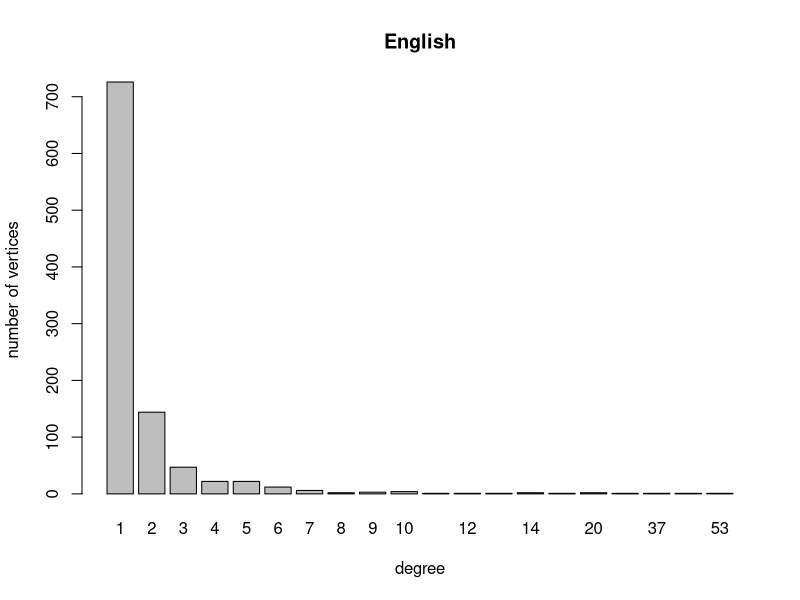
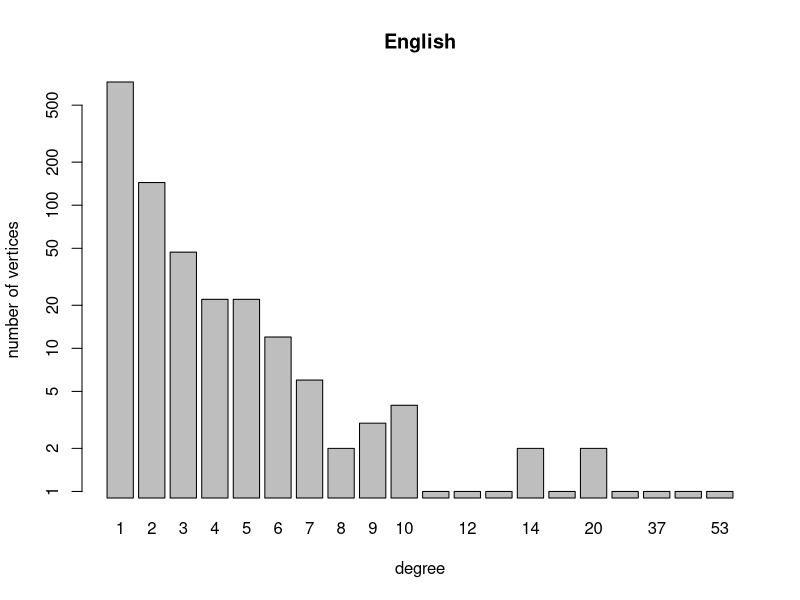

Write R code to recreate these figures, in order. (Note: this script raises an error after producing the figures.)
setwd("~/Desktop/Complex-and-Social-Networks/Lab2-Degree-Distribution")
library(igraph)

require("stats4") # for MLE
require("VGAM") # for the Riemann-zeta function

#install.packages("stats4")
#install.packages("VGAM")
library("VGAM")
library("stats4")

# Set a seed so random results will be the same when file is executed again.
set.seed(1)

degree_sequence <- read.table("./data/English_in-degree_sequence.txt",
                             header = FALSE)

degree_sequence=read.table("./samples_from_discrete_distributions/data/sample_of_zeta_with_parameter_2.5.txt",header = FALSE)


# Intro -------------------------------------------------------------------


dim(degree_sequence)[1]
nrow(degree_sequence)
sum(degree_sequence)
sum(degree_sequence)/dim(degree_sequence)[1]

degree_spectrum <- table(degree_sequence)
degree_spectrum

barplot(degree_spectrum, main = "English",
        xlab = "degree", ylab = "number of vertices")
barplot(degree_spectrum, main = "English",
        xlab = "degree", ylab = "number of vertices",log="y")



# Zeta_Distribution -------------------------------------------------------

x <- degree_sequence$V1

N <- length(x)
M <- sum(x)
Mp <- sum(log(x))
C <- sum(sapply(x,function(j) sum(log(2:j))))
H <- function(k_max,gamma) sum((1:k_max)^(-gamma))

minus_log_likelihood_zeta <- function(gamma) {
  N * log(zeta(gamma)) + gamma * Mp
}

mle_zeta <- mle(minus_log_likelihood_zeta,
                start = list(gamma = 2),
                method = "L-BFGS-B",
                lower = c(1.0000001))

get_AIC <- function(m2logL,K,N) {
  m2logL + 2*K*N/(N-K-1) # AIC with a correction for sample size
}

summary(mle_zeta)
#AIC(mle_zeta)
#confint(mle_zeta)

attributes(summary(mle_zeta))
attributes(summary(mle_zeta))$coef[1]

m2logL <- attributes(summary(mle_zeta))$m2logL

get_AIC(attributes(summary(mle_zeta))$m2logL, 1, length(x))


minus_log_likelihood_RT_zeta <- function(k_max,gamma) {
  gamma*Mp+N*log(H(k_max,gamma))
}

# Geometric distribution --------------------------------------------------

#Invert formula!
minus_log_likelihood_geom <- function(q) {
  -(sum(x)-length(x))*log(1-q)-length(x)*log(q)
}


q0 <- length(x)/sum(x)

mle_geom <- mle(minus_log_likelihood_geom,
                start = list(q = N/M),
                method = "L-BFGS-B",
                lower = c(0.001),
                upper = c(.999))

summary(mle_geom)



minus_log_likelihood_poisson <- function(lambda) {
  -M*log(lambda)+N*(lambda+log(1-exp(-lambda)))+C
}

mle_poisson <- mle(minus_log_likelihood_poisson,
                start = list(lambda = M/N),
                method = "L-BFGS-B",
                lower = c(0.00001))


# Test on sample data -----------------------------------------------------
get_AIC <- function(m2logL,K,N) {
  #print(c(m2logL,2*K*N/(N-K-1)))
  m2logL + 2*K*N/(N-K-1) # AIC with a correction for sample size
}

x <- degree_sequence$V1
AICs <- function(x,graph_=F){
  
  N <- length(x)
  M <- sum(x)
  Mp <- sum(log(x))
  C <- sum(sapply(x,function(j) sum(log(2:j))))
  H <- function(k_max,gamma) sum((1:k_max)^(-gamma))
  
  minus_log_likelihood_zeta <- function(gamma) {
    N * log(zeta(gamma)) + gamma * Mp
  }
  minus_log_likelihood_RT_zeta <- function(k_max,gamma) {
    gamma*Mp+N*log(H(k_max,gamma))
  }
  minus_log_likelihood_geom <- function(q) {
    -(sum(x)-length(x))*log(1-q)-length(x)*log(q)
  }
  minus_log_likelihood_poisson <- function(lambda) {
    -M*log(lambda)+N*(lambda+log(1-exp(-lambda)))+C
  }
  mle_zeta <- mle(minus_log_likelihood_zeta,
                  start = list(gamma = 2),
                  method = "L-BFGS-B",
                  lower = c(1.0000001))
  mle_zeta_G2 <- mle(minus_log_likelihood_zeta,
                  fixed = list(gamma = 2),
                  method = "L-BFGS-B",
                  lower = c(1.0000001))
  mle_RT_zeta <- mle(minus_log_likelihood_RT_zeta,
                  start = list(k_max=max(x),gamma = 2),
                  method = "CG")
  mle_geom <- mle(minus_log_likelihood_geom,
                  start = list(q = N/M),
                  method = "L-BFGS-B",
                  lower = c(0.001),
                  upper = c(.999))
  mle_poisson <- mle(minus_log_likelihood_poisson,
                     start = list(lambda = M/N),
                     method = "L-BFGS-B",
                     lower = c(0.00001))
  att_z <- attributes(summary(mle_zeta))
  att_z_G2 <- attributes(summary(mle_zeta_G2))
  att_rt_z <- attributes(summary(mle_RT_zeta))
  att_geom <- attributes(summary(mle_geom))
  att_pois <- attributes(summary(mle_poisson))
  aics <- c(get_AIC(att_z$m2logL, 1, N),
            get_AIC(att_z_G2$m2logL, 0, N),
            get_AIC(att_rt_z$m2logL, 2, N),
            get_AIC(att_geom$m2logL, 1, N),
            get_AIC(att_pois$m2logL, 1, N))
  coefficients <- c(att_z$coef[1],
                    att_rt_z$coef[1,1],
                    att_rt_z$coef[2,1],
                    att_geom$coef[1],
                    att_pois$coef[1])
  if(graph_){
    return (coefficients)
  }
  return (aics-min(aics))
}

AICs(degree_sequence$V1)


# Calculating RSS ---------------------------------------------------------

#RT_Zeta
mle_rt_zeta <- mle(minus_log_likelihood_RT_zeta,
                start = list(k_max=max(N),gamma = 2),
                method = "CG")
att_rt_z <- attributes(summary(mle_rt_zeta))
k_max <- att_rt_z$coef[1,1]
gamma_rt <- att_rt_z$coef[2,1]
p_RT_zeta <- function(k) k^(-gamma_rt)/(H(k_max,gamma_rt))

#Zeta
mle_zeta <- mle(minus_log_likelihood_zeta,
                   start = list(gamma = 2),
                   method = "L-BFGS-B",
                   lower=c(1.001))
att_z <- attributes(summary(mle_zeta))
gamma <- att_z$coef[1,1]
p_zeta <- function(k) k^(-gamma)/zeta(gamma)

#Poisson
mle_poisson <- mle(minus_log_likelihood_poisson,
                                start = list(lambda = M/N),
                                method = "L-BFGS-B",
                                lower = c(0.00001))
att_poisson <- attributes(summary(mle_poisson))
lambda <- att_poisson$coef[1,1]
p_poisson <- function(k) lambda^k*exp(-lambda)/(factorial(k)*(1-exp(-lambda)))


s <- sum(degree_sequence)




rowNames <- sort(unique(unlist(degree_sequence)))
degree_spectrum <- table(degree_sequence)
deg_spec_prob <- function(k) degree_spectrum[[k]]/s

RSS <- function(max,FUN){
  arr <- numeric()
  sum <- 0
  i <- 1
  counter=0
  for (n in 1:max){
    if(n<=max(rowNames) && rowNames[i]==n){
      sum <- sum+(deg_spec_prob(which(rowNames==n,arr.ind=TRUE))-FUN(n))^2
      i <- i+1
    }
    else{
      sum <-  sum+(FUN(n))^2
    }
    arr[n] <- sum
  }

  print(sum)
  plot(arr)
}

RSS(3000,p_zeta)
RSS(3000,p_RT_zeta)
RSS(150,p_poisson) #k! is to large to compute values >170. But we already have converge for RSS at 50.




# Graphical ---------------------------------------------------------------

#Zeta


plot(table(x)/length(x),xlim=c(-14,14))
curve(p_zeta,add=T,col='red')

#All models
pars<-AICs(x,T)
gamma<-pars[1]
p_zeta <- function(k) k^(-gamma)/zeta(gamma)
k_max<-pars[2]
gamma_rt<-pars[3]
H <- function(k_max,gamma) sum((1:k_max)^(-gamma))
p_RT_zeta <- function(k) k^(-gamma_rt)/(H(k_max,gamma_rt))
lambda<-pars[5]
p_poisson <- function(k) lambda^k*exp(-lambda)/(factorial(k)*(1-exp(-lambda)))
prob<-pars[4]
p_geom <- function(k) dgeom(k,prob)

plot(table(x)/length(x),xlim=c(0,27))
curve(p_zeta,add=T,col='red',lty=2)
curve(p_poisson,add = T,col='blue')
points(1:27,p_geom(1:27),add = T,col='green')
curve(p_RT_zeta,add = T,col='yellow',lty=2,lwd=3)

plot(table(x)/length(x),xlim=c(100,200))

p_zeta(100)
p_RT_zeta(10000)
curve(dgeom)
